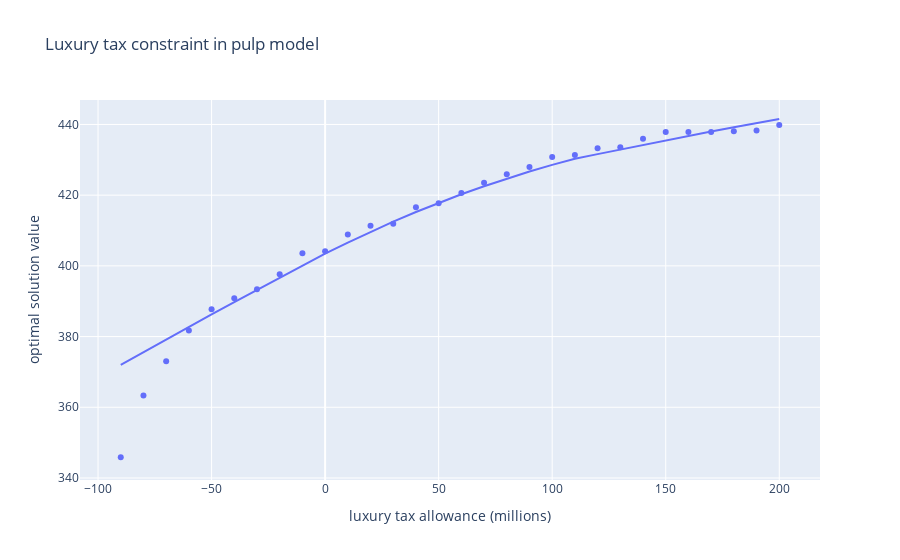

Here is the notebook cell this chart was saved with:
### Code cell
import plotly.express as px

df = pd.DataFrame()
df['taxes'] = luxury_taxes
df['PER_WS'] = optimal_solution


#plot of optimal solution as a function of luxury tax allowance
px.scatter(df, x = 'taxes', y = 'PER_WS', trendline = 'lowess',
          labels={
              'taxes' : 'luxury tax allowance (millions)',
              'PER_WS' : 'optimal solution value'
          },
                     title = 'Luxury tax constraint in pulp model')

### Figure 1 — Plotly figure (JSON) as saved in the notebook; plotly's stock layout.template omitted (floating-point values rounded to 4 significant figures)
{"data": [{"hovertemplate": "luxury tax allowance (millions)=%{x}<br>optimal solution value=%{y}<extra></extra>", "legendgroup": "", "marker": {"color": "#636efa", "symbol": "circle"}, "mode": "markers", "name": "", "orientation": "v", "showlegend": false, "type": "scatter", "x": [200, 190, 180, 170, 160, 150, 140, 130, 120, 110, 100, 90, 80, 70, 60, 50, 40, 30, 20, 10, 0, -10, -20, -30, -40, -50, -60, -70, -80, -90], "xaxis": "x", "y": [439.8, 438.3, 438.1, 437.9, 437.9, 437.9, 435.9, 433.5, 433.3, 431.3, 430.8, 428.0, 425.9, 423.5, 420.6, 417.7, 416.6, 411.9, 411.4, 408.8, 404.1, 403.6, 397.6, 393.4, 390.9, 387.7, 381.7, 373.0, 363.4, 345.9], "yaxis": "y"}, {"hovertemplate": "<b>LOWESS trendline</b><br><br>luxury tax allowance (millions)=%{x}<br>optimal solution value=%{y} <b>(trend)</b><extra></extra>", "legendgroup": "", "marker": {"color": "#636efa", "symbol": "circle"}, "mode": "lines", "name": "", "showlegend": false, "type": "scatter", "x": [-90, -80, -70, -60, -50, -40, -30, -20, -10, 0, 10, 20, 30, 40, 50, 60, 70, 80, 90, 100, 110, 120, 130, 140, 150, 160, 170, 180, 190, 200], "xaxis": "x", "y": [372.0, 375.6, 379.2, 382.8, 386.3, 389.7, 393.2, 396.6, 400.1, 403.5, 406.6, 409.6, 412.5, 415.2, 417.8, 420.3, 422.5, 424.7, 426.7, 428.6, 430.3, 431.6, 432.9, 434.2, 435.5, 436.7, 438.0, 439.2, 440.4, 441.5], "yaxis": "y"}], "layout": {"legend": {"tracegroupgap": 0}, "title": {"text": "Luxury tax constraint in pulp model"}, "xaxis": {"anchor": "y", "domain": [0, 1], "title": {"text": "luxury tax allowance (millions)"}}, "yaxis": {"anchor": "x", "domain": [0, 1], "title": {"text": "optimal solution value"}}}}
